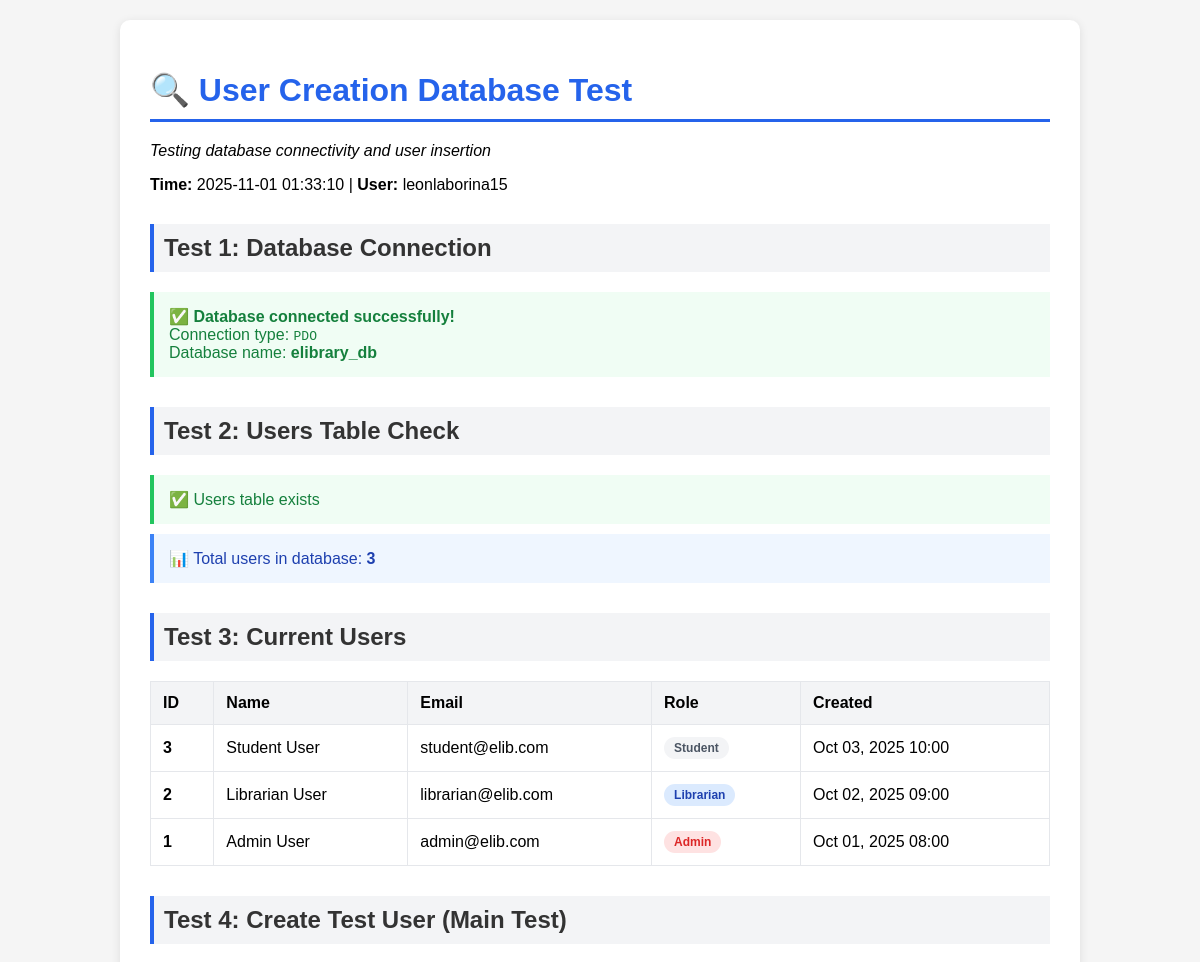
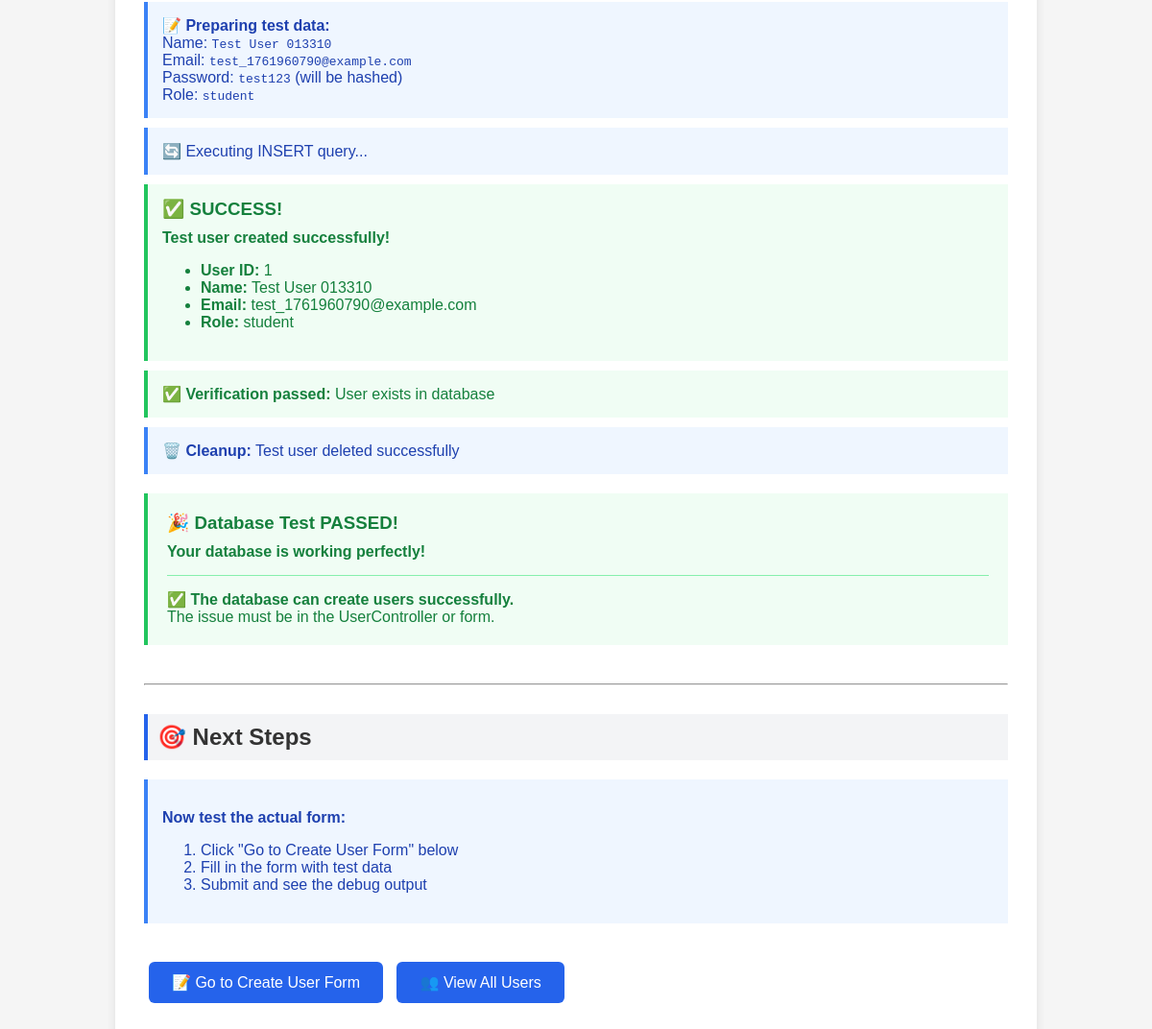
Page /public/test-user-create.php on the committed database (2 pictures, top to bottom).
### tables this page shows
CREATE TABLE `users` (
  `id` int(11) NOT NULL AUTO_INCREMENT,
  `name` varchar(255) NOT NULL,
  `email` varchar(255) NOT NULL UNIQUE,
  `password` varchar(255) NOT NULL,
  `role` enum('admin','librarian','student') DEFAULT 'student',
  `created_at` timestamp NOT NULL DEFAULT CURRENT_TIMESTAMP,
  PRIMARY KEY (`id`),
  KEY `idx_email` (`email`),
  KEY `idx_role` (`role`)
);

### public/test-user-create.php (the view, shortened to what this page needs)
<?php
$database = new Database();
$db = $database->getConnection();
?>
<!DOCTYPE html>
<html lang="en">
<head>
</head>
<body>
    <div class="container">
        <h1>🔍 User Creation Database Test</h1>
        <p><em>Testing database connectivity and user insertion</em></p>
        <p><strong>Time:</strong> <?= date('Y-m-d H:i:s') ?> | <strong>User:</strong> leonlaborina15</p>
        <?php
        echo "<h2>Test 1: Database Connection</h2>";
        if ($db instanceof PDO) {
            echo "<div class='success'>";
            echo "<strong>✅ Database connected successfully!</strong><br>";
            echo "Connection type: <code>PDO</code><br>";
            echo "Database name: <strong>elibrary_db</strong>";
            echo "</div>";
        } else {
            echo "<div class='error'>❌ Database connection failed</div>";
            exit;
        }
        echo "<h2>Test 2: Users Table Check</h2>";
        try {
            $stmt = $db->query("SELECT COUNT(*) FROM users");
            $count = $stmt->fetchColumn();
            echo "<div class='success'>✅ Users table exists</div>";
            echo "<div class='info'>📊 Total users in database: <strong>$count</strong></div>";
        } catch (Exception $e) {
            echo "<div class='error'>❌ Error: " . htmlspecialchars($e->getMessage()) . "</div>";
            exit;
        }
        echo "<h2>Test 3: Current Users</h2>";
        try {
            $stmt = $db->query("SELECT id, name, email, role, created_at FROM users ORDER BY created_at DESC LIMIT 10");
            $users = $stmt->fetchAll(PDO::FETCH_ASSOC);
            if (empty($users)) {
                echo "<div class='info'>⚠️ No users found in database</div>";
            } else {
                echo "<table>";
                echo "<thead><tr><th>ID</th><th>Name</th><th>Email</th><th>Role</th><th>Created</th></tr></thead>";
                echo "<tbody>";
                foreach ($users as $u) {
                    $badgeClass = 'badge-' . $u['role'];
                    echo "<tr>";
                    echo "<td><strong>{$u['id']}</strong></td>";
                    echo "<td>" . htmlspecialchars($u['name']) . "</td>";
                    echo "<td>" . htmlspecialchars($u['email']) . "</td>";
                    echo "<td><span class='badge $badgeClass'>" . ucfirst($u['role']) . "</span></td>";
                    echo "<td>" . date('M d, Y H:i', strtotime($u['created_at'])) . "</td>";
                    echo "</tr>";
                }
                echo "</tbody>";
                echo "</table>";
            }
        } catch (Exception $e) {
            echo "<div class='error'>❌ Error: " . htmlspecialchars($e->getMessage()) . "</div>";
        }
        echo "<h2>Test 4: Create Test User (Main Test)</h2>";
        try {
            $testName = "Test User " . date('His');
            $testEmail = "test_" . time() . "@example.com";
            $testPassword = password_hash("test123", PASSWORD_DEFAULT);
            $testRole = "student";
            echo "<div class='info'>";
            echo "<strong>📝 Preparing test data:</strong><br>";
            echo "Name: <code>$testName</code><br>";
            echo "Email: <code>$testEmail</code><br>";
            echo "Password: <code>test123</code> (will be hashed)<br>";
            echo "Role: <code>$testRole</code>";
            echo "</div>";
            echo "<div class='info'>🔄 Executing INSERT query...</div>";
            $stmt = $db->prepare("
                INSERT INTO users (name, email, password, role, created_at)
                VALUES (?, ?, ?, ?, NOW())
            ");
            $result = $stmt->execute([$testName, $testEmail, $testPassword, $testRole]);
            if ($result) {
                $newId = $db->lastInsertId();
                echo "<div class='success'>";
                echo "<h3 style='margin: 0 0 10px 0;'>✅ SUCCESS!</h3>";
                echo "<p style='margin: 5px 0;'><strong>Test user created successfully!</strong></p>";
                echo "<ul>";
                echo "<li><strong>User ID:</strong> $newId</li>";
                echo "<li><strong>Name:</strong> $testName</li>";
                echo "<li><strong>Email:</strong> $testEmail</li>";
                echo "<li><strong>Role:</strong> $testRole</li>";
                echo "</ul>";
                echo "</div>";
                $stmt = $db->prepare("SELECT * FROM users WHERE id = ?");
                $stmt->execute([$newId]);
                $newUser = $stmt->fetch(PDO::FETCH_ASSOC);
                if ($newUser) {
                    echo "<div class='success'>✅ <strong>Verification passed:</strong> User exists in database</div>";
                    $stmt = $db->prepare("DELETE FROM users WHERE id = ?");
                    if ($stmt->execute([$newId])) {
                        echo "<div class='info'>🗑️ <strong>Cleanup:</strong> Test user deleted successfully</div>";
                    }
                }
                echo "<div class='success' style='margin-top: 20px; padding: 20px;'>";
                echo "<h3 style='margin: 0 0 10px 0; color: #15803d;'>🎉 Database Test PASSED!</h3>";
                echo "<p style='margin: 5px 0;'><strong>Your database is working perfectly!</strong></p>";
                echo "<p style='margin: 15px 0 0 0; padding-top: 15px; border-top: 1px solid #86efac;'>";
                echo "<strong>✅ The database can create users successfully.</strong><br>";
                echo "The issue must be in the UserController or form.";
                echo "</p>";
                echo "</div>";
            } else {
                echo "<div class='error'>❌ FAILED: Database returned FALSE</div>";
            }
        } catch (PDOException $e) {
            echo "<div class='error'>";
            echo "<strong>❌ DATABASE ERROR</strong><br>";
            echo "<strong>Message:</strong> " . htmlspecialchars($e->getMessage()) . "<br>";
            echo "<strong>Code:</strong> " . $e->getCode();
            echo "</div>";
        } catch (Exception $e) {
            echo "<div class='error'>";
            echo "<strong>❌ EXCEPTION</strong><br>";
            echo htmlspecialchars($e->getMessage());
            echo "</div>";
        }
        ?>
        <hr style="margin: 40px 0 30px 0;">
        <h2>🎯 Next Steps</h2>
        <div class="info">
            <p><strong>Now test the actual form:</strong></p>
            <ol>
                <li>Click "Go to Create User Form" below</li>
                <li>Fill in the form with test data</li>
                <li>Submit and see the debug output</li>
            </ol>
        </div>
        <div style="margin-top: 30px;">
            <a href="<?= BASE_URL ?>?route=users/create" class="btn">📝 Go to Create User Form</a>
            <a href="<?= BASE_URL ?>?route=users" class="btn">👥 View All Users</a>
        </div>
    </div>
</body>
</html>

### public/test-user-create.php (style rules this page uses)
body { font-family: Arial, sans-serif; background: #f5f5f5; margin: 0; padding: 20px; }
.container { max-width: 900px; margin: 0 auto; background: white; padding: 30px; border-radius: 10px; box-shadow: 0 2px 10px rgba(0,0,0,0.1); }
h1 { color: #2563eb; border-bottom: 3px solid #2563eb; padding-bottom: 10px; margin-bottom: 20px; }
h2 { color: #333; margin-top: 30px; padding: 10px; background: #f3f4f6; border-left: 4px solid #2563eb; }
.success { background: #f0fdf4; border-left: 4px solid #22c55e; padding: 15px; margin: 10px 0; color: #15803d; }
.info { background: #eff6ff; border-left: 4px solid #3b82f6; padding: 15px; margin: 10px 0; color: #1e40af; }
table { width: 100%; border-collapse: collapse; margin: 15px 0; }
th, td { padding: 12px; text-align: left; border: 1px solid #e5e7eb; }
th { background: #f3f4f6; font-weight: 600; }
.btn { display: inline-block; padding: 12px 24px; margin: 10px 5px; background: #2563eb; color: white; text-decoration: none; border-radius: 6px; font-weight: 500; }
.badge { display: inline-block; padding: 4px 10px; border-radius: 12px; font-size: 12px; font-weight: 600; }
.badge-admin { background: #fee2e2; color: #dc2626; }
.badge-librarian { background: #dbeafe; color: #1e40af; }
.badge-student { background: #f3f4f6; color: #4b5563; }

### rows in the picture
users: id "3", name "Student User", email "student@elib.com", role "Student", created_at "Oct 03, 2025 10:00"
users: id "2", name "Librarian User", email "librarian@elib.com", role "Librarian", created_at "Oct 02, 2025 09:00"
users: id "1", name "Admin User", email "admin@elib.com", role "Admin", created_at "Oct 01, 2025 08:00"

### other values in the picture
$count "3"
$testRole "student"
$newId "1"
